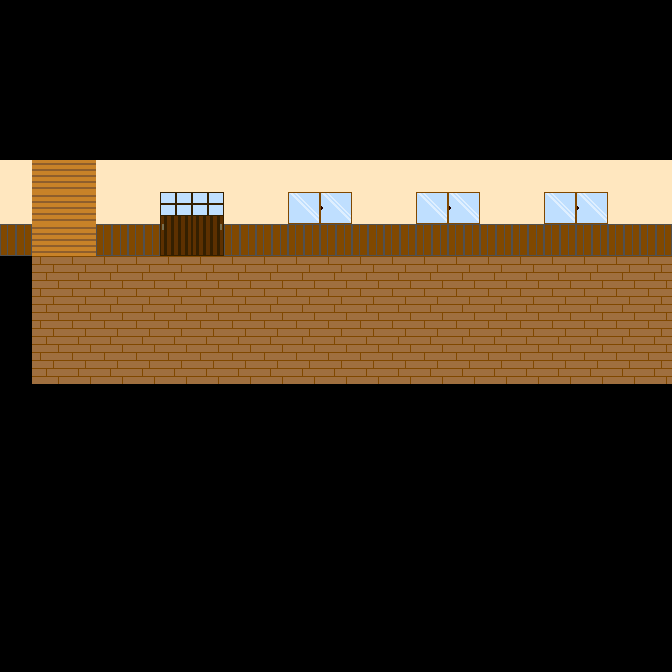

Rendered tile map (Tiled .tmx) drawn with the repository's tilesets; below, a short description and the full map source, tile grids included:
An orthogonal 21x21 tile map with 32x32 px tiles, 1 tile layer (タイルレイヤー1).

<map version="1.10" tiledversion="1.11.2" orientation="orthogonal" renderorder="right-down" width="21" height="21" tilewidth="32" tileheight="32" infinite="0" nextlayerid="2" nextobjectid="1">
 <editorsettings>
  <export target="map3.csv" format="csv" />
 </editorsettings>
 <tileset firstgid="1" source="map_img.tsx" />
 <layer id="1" name="タイルレイヤー1" width="21" height="21">
  <data encoding="csv">
1,1,1,1,1,1,1,1,1,1,1,1,1,1,1,1,1,1,1,1,1,
1,1,1,1,1,1,1,1,1,1,1,1,1,1,1,1,1,1,1,1,1,
1,1,1,1,1,1,1,1,1,1,1,1,1,1,1,1,1,1,1,1,1,
1,1,1,1,1,1,1,1,1,1,1,1,1,1,1,1,1,1,1,1,1,
1,1,1,1,1,1,1,1,1,1,1,1,1,1,1,1,1,1,1,1,1,
4,18,18,4,4,4,4,4,4,4,4,4,4,4,4,4,4,4,4,4,4,
4,18,18,4,4,14,14,4,4,6,5,4,4,6,5,4,4,6,5,4,4,
3,18,18,3,3,12,13,3,3,3,3,3,3,3,3,3,3,3,3,3,3,
1,2,2,2,2,2,2,2,2,2,2,2,2,2,2,2,2,2,2,2,2,
1,2,2,2,2,2,2,2,2,2,2,2,2,2,2,2,2,2,2,2,2,
1,2,2,2,2,2,2,2,2,2,2,2,2,2,2,2,2,2,2,2,2,
1,2,2,2,2,2,2,2,2,2,2,2,2,2,2,2,2,2,2,2,2,
1,1,1,1,1,1,1,1,1,1,1,1,1,1,1,1,1,1,1,1,1,
1,1,1,1,1,1,1,1,1,1,1,1,1,1,1,1,1,1,1,1,1,
1,1,1,1,1,1,1,1,1,1,1,1,1,1,1,1,1,1,1,1,1,
1,1,1,1,1,1,1,1,1,1,1,1,1,1,1,1,1,1,1,1,1,
1,1,1,1,1,1,1,1,1,1,1,1,1,1,1,1,1,1,1,1,1,
1,1,1,1,1,1,1,1,1,1,1,1,1,1,1,1,1,1,1,1,1,
1,1,1,1,1,1,1,1,1,1,1,1,1,1,1,1,1,1,1,1,1,
1,1,1,1,1,1,1,1,1,1,1,1,1,1,1,1,1,1,1,1,1,
1,1,1,1,1,1,1,1,1,1,1,1,1,1,1,1,1,1,1,1,1
</data>
 </layer>
</map>